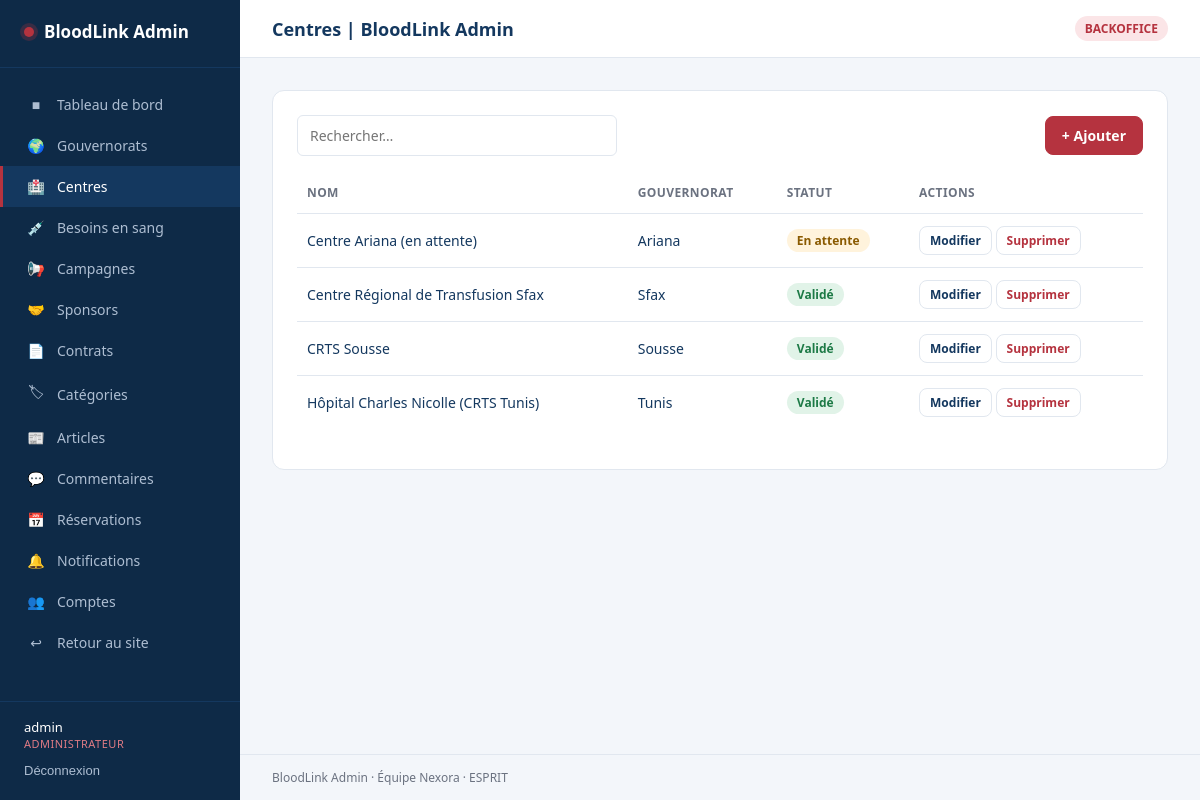
/index.php?page=admin-centres (signed in), run on the app's committed database.
### tables this page shows
CREATE TABLE IF NOT EXISTS centres (
    id INT AUTO_INCREMENT PRIMARY KEY,
    name VARCHAR(120) NOT NULL UNIQUE,
    address VARCHAR(255) NULL,
    phone VARCHAR(30) NULL,
    status ENUM('pending', 'validated') NOT NULL DEFAULT 'pending',
    gouvernorat_id INT NOT NULL,
    created_at TIMESTAMP DEFAULT CURRENT_TIMESTAMP,
    CONSTRAINT fk_centres_gouvernorat FOREIGN KEY (gouvernorat_id) REFERENCES gouvernorats(id) ON UPDATE CASCADE
);

CREATE TABLE IF NOT EXISTS gouvernorats (
    id INT AUTO_INCREMENT PRIMARY KEY,
    name VARCHAR(80) NOT NULL UNIQUE
);

### app/Controllers/Controller.php (called while the page is built, shortened)
<?php
abstract class Controller
{
    protected function render(string $view, array $data = [], ?string $scriptsView = null): void
    {
        $content      = $this->capture(__DIR__ . '/../Views/pages/' . $view . '.php', $data);
    }
    private function capture(string $file, array $data): string
    {
        extract($data, EXTR_SKIP);
        require $file;
        return (string) ob_get_clean();
    }
}

### app/Controllers/CrudController.php (called while the page is built, shortened)
<?php
abstract class CrudController extends Controller
{
    protected string $entity = '';
    private array $cfg = [];
    private ?int $scopeId = null;
    public function index(): void
    {
        $this->cfg   = entities()[$this->entity];
        match ($_GET['action'] ?? 'list') {
            'new'   => $this->form(null),
            'edit'  => $this->form((int) ($_GET['id'] ?? 0)),
            default => $this->listing(),
        };
    }
    private function scopeSql(string $alias = 't'): array
    {
        $col = $this->cfg['scope'] ?? null;
        return ($this->scopeId && $col) ? [" AND $alias.$col = :scope", ['scope' => $this->scopeId]] : ['', []];
    }
    private function listing(): void
    {
        [$where, $params] = $this->scopeSql();
        $c = $this->cfg;
        $rows = Model::all("SELECT {$c['select']} FROM {$c['table']} t {$c['join']} WHERE 1=1 $where ORDER BY {$c['order']}", $params);
        $this->render('crud_list', ['cfg' => $c, 'entity' => $this->entity, 'rows' => $rows, 'canCreate' => $c['create'] ?? true]);
    }
}

### public/index.php (called while the page is built, shortened)
<?php
$app = __DIR__ . '/../app';
require_once $app . '/config/Database.php';
require_once $app . '/helpers.php';
require_once $app . '/Models/Model.php';
foreach (glob($app . '/Models/*.php') as $file) {
    require_once $file;
}
require_once $app . '/Controllers/Controller.php';
require_once $app . '/Controllers/CrudController.php';
$routes = require $app . '/routes.php';
$page   = (string) ($_GET['page'] ?? 'home');
[$class, $method, $access] = $routes[$page];
try {
    (new $class())->$method();
} catch (Throwable $e) {
    error_log($e->getMessage());
    (new ErrorController())->serverError();
}

### app/config/entities.php (called while the page is built, shortened)
<?php
function field(string $label, string $type = 'text', bool $required = false, array $extra = []): array
{
    return array_merge(['label' => $label, 'type' => $type, 'required' => $required], $extra);
}
$groups = array_combine(['O+','O-','A+','A-','B+','B-','AB+','AB-'], ['O+','O-','A+','A-','B+','B-','AB+','AB-']);
$centreFk = ['table' => 'centres', 'label_col' => 'name', 'scope' => true];

### app/config/Database.php (called while the page is built)
<?php
class Database
{
    private static ?PDO $pdo = null;
    public static function getConnexion(): PDO
    {
        if (self::$pdo === null) {
            $file = is_file(__DIR__ . '/config.php') ? __DIR__ . '/config.php' : __DIR__ . '/config.example.php';
            $c = require $file;
            try {
                self::$pdo = new PDO(
                    'mysql:host=' . $c['host'] . ';dbname=' . $c['name'] . ';charset=utf8mb4',
                    $c['user'],
                    $c['pass'],
                    [
                        PDO::ATTR_ERRMODE            => PDO::ERRMODE_EXCEPTION,
                        PDO::ATTR_DEFAULT_FETCH_MODE => PDO::FETCH_ASSOC,
                        PDO::ATTR_EMULATE_PREPARES   => false,
                    ]
                );
            } catch (PDOException $e) {
                error_log('DB connection failed: ' . $e->getMessage());
                throw new RuntimeException('Base de données indisponible.', 0, $e);
            }
        }
        return self::$pdo;
    }
}

### app/config/config.example.php (called while the page is built)
<?php
return [
    'host' => 'localhost',
    'name' => 'bloodlink',
    'user' => 'root',
    'pass' => '',
];

### app/Models/Model.php (called while the page is built, shortened)
<?php
class Model
{
    public static function all(string $sql, array $params = []): array
    {
        $stmt = Database::getConnexion()->prepare($sql);
        $stmt->execute($params);
        return $stmt->fetchAll();
    }
}

### app/Views/pages/crud_list.php (the view, shortened to what this page needs)
<div class="card" data-table>
    <div class="toolbar">
        <input type="search" class="t-search" placeholder="Rechercher…" aria-label="Rechercher">
        <?php if ($canCreate): ?><a class="btn btn-primary" href="index.php?page=admin-<?= e($entity) ?>&amp;action=new">+ Ajouter</a><?php endif; ?>
    </div>
    <div class="table-scroll">
    <table>
        <thead><tr>
            <?php foreach ($cfg['list'] as $label): ?><th data-sort><?= e($label) ?></th><?php endforeach; ?>
            <th>Actions</th>
        </tr></thead>
        <tbody>
        <?php foreach ($rows as $row): ?>
            <tr>
                <?php foreach ($cfg['list'] as $col => $label): $v = $row[$col] ?? ''; ?>
                    <td><?php
                        if (isset($cfg['badges'][$col])) { echo badge($cfg['badges'][$col], $v); }
                        elseif (preg_match('/^\d{4}-\d{2}-\d{2}/', (string) $v)) { echo e(dateFr((string) $v)); }
                        else { echo e(mb_strimwidth((string) $v, 0, 70, '…')); }
                    ?></td>
                <?php endforeach; ?>
                <td class="actions">
                    <a class="btn btn-sm" href="index.php?page=admin-<?= e($entity) ?>&amp;action=edit&amp;id=<?= (int) $row['id'] ?>">Modifier</a>
                    <form class="inline-form" method="POST" action="index.php?page=admin-<?= e($entity) ?>" data-confirm="Supprimer cet élément ?">
                        <button class="btn btn-sm btn-danger" type="submit">Supprimer</button>
                    </form>
                </td>
            </tr>
        <?php endforeach; ?>
        </tbody>
    </table>
    </div>
</div>

### app/helpers.php (shortened to what this page needs)
<?php
function e(mixed $value): string
{
    return htmlspecialchars((string) $value, ENT_QUOTES, 'UTF-8');
}
function entities(): array
{
    static $entities = null;
    return $entities ??= require __DIR__ . '/config/entities.php';
}
function labels(): array
{
    return [
        'reservation' => ['pending' => 'En attente', 'confirmed' => 'Confirmée', 'refused' => 'Refusée', 'cancelled' => 'Annulée', 'done' => 'Effectuée'],
        'urgency'     => ['low' => 'Faible', 'medium' => 'Moyen', 'urgent' => 'Urgent'],
        'centre'      => ['pending' => 'En attente', 'validated' => 'Validé'],
        'contract'    => ['pending' => 'En attente', 'active' => 'Actif', 'expired' => 'Expiré'],
        'comment'     => ['visible' => 'Visible', 'hidden' => 'Masqué'],
    ];
}
function badge(string $group, ?string $value): string
{
    $text = labels()[$group][$value] ?? (string) $value;
    return '<span class="badge badge-' . e($value) . '">' . e($text) . '</span>';
}

### public/assets/css/admin.css (style rules this page uses)
:root { --sidebar-bg: #0e2a47; --sidebar-hover: #14385F; --sidebar-text: #aebed2; --accent: #2E6BA6; --red: #B5333F; --bg: #F3F6FA; --card: #fff; --border: #e1e7ef; --text: #14385F; --muted: #6b7280; --radius: 12px; }
* { box-sizing: border-box; }
body { margin: 0; font-family: 'Segoe UI', Roboto, Arial, sans-serif; background: var(--bg); color: var(--text); }
.stat-card, .card { background: var(--card); border: 1px solid var(--border); border-radius: var(--radius); padding: 20px; }
.card { padding: 24px; }
table { width: 100%; border-collapse: collapse; }
th, td { text-align: left; padding: 12px 10px; border-bottom: 1px solid var(--border); font-size: 14px; }
th { color: var(--muted); font-weight: 600; font-size: 12px; text-transform: uppercase; letter-spacing: .4px; }
tr:last-child td { border-bottom: 0; }
.badge { display: inline-block; padding: 3px 10px; border-radius: 12px; font-size: 12px; font-weight: 600; }
.btn { display: inline-block; border: 1px solid var(--border); background: #fff; color: var(--text); border-radius: 8px; padding: 9px 16px; font-size: 14px; font-weight: 600; cursor: pointer; text-decoration: none; font-family: inherit; }
.btn-primary { background: var(--red); border-color: var(--red); color: #fff; }
.btn-danger { color: var(--red); }
.btn-sm { padding: 5px 10px; font-size: 12px; }
.inline-form { display: inline; }
.toolbar { display: flex; gap: 12px; justify-content: space-between; align-items: center; margin-bottom: 16px; }
.toolbar input { max-width: 320px; }
input, select, textarea { width: 100%; padding: 10px 12px; border: 1px solid var(--border); border-radius: 6px; font-size: 14px; font-family: inherit; background: #fff; color: var(--text); }
.table-scroll { overflow-x: auto; }
th[data-sort] { cursor: pointer; }
.actions { white-space: nowrap; }
.badge-medium,.badge-pending { background:#fff3dc;color:#8a5a00 }
.badge-low,.badge-validated,.badge-confirmed,.badge-active,.badge-done,.badge-visible { background:#e1f3e8;color:#1d7a46 }

### data on the page
centres: name "Centre Ariana (en attente)", gouvernorat.name "Ariana", status "En attente"
centres: name "Centre Régional de Transfusion Sfax", gouvernorat.name "Sfax", status "Validé"
centres: name "CRTS Sousse", gouvernorat.name "Sousse", status "Validé"
centres: name "Hôpital Charles Nicolle (CRTS Tunis)", gouvernorat.name "Tunis", status "Validé"

### other printed values
$icon "■"
$label "Tableau de bord"
$icon "🌍"
$label "Gouvernorats"
$icon "🏥"
$label "Centres"
$icon "💉"
$label "Besoins en sang"
$icon "📢"
$label "Campagnes"
$icon "🤝"
$label "Sponsors"
$icon "📄"
$label "Contrats"
$icon "🏷"
